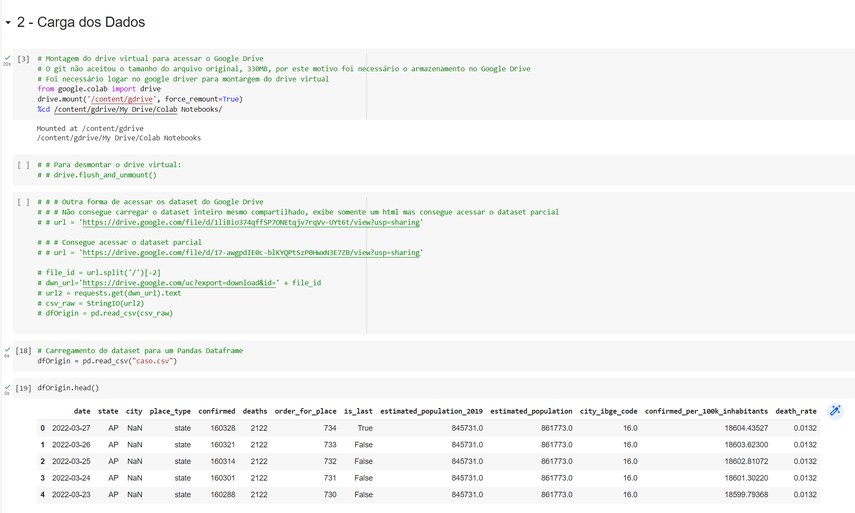
#> input picture CargaDosDados.PNG, 855 x 513 px, shrunk from 2003 x 1203 before the run, found by its file name
$ jupyter execute --allow-errors MVP_Weverson.ipynb
#> lines starting #> are read from the running program, lines starting #| are printed output that depends on the picture
<a href="https://colab.research.google.com/github/weversonmachado/MVP_CD/blob/main/MVP_Weverson.ipynb" target="_parent"></a>

[cell 1]
# MVP - Weverson Machado de Oliveira
# Fonte do dataset: https://brasil.io/dataset/covid19/files/

# 1 - Definição do problema

O dataset utilizado foi de casos de Covid registrados em 5298 cidades do Brasil entre os dias 25 de fevereiro de 2020 e 27 de março de 2022. O dataset apresenta diversos atributos como as cidades e estados onde foram feitos os registros, assim como,os casos confirmados, mortes e taxa de mortalidade dentre outros.
O dataset pode ser baixado do link: https://data.brasil.io/dataset/covid19/caso.csv.gz.

# Observação
  Devido ao dataset ser muito grande, o Git não pôde suportar o armazenamento do mesmo. Uma solução foi o armazenamento no Google Drive.

  O Google Drive pediu para fazer o login na conta do Google por este motivo foi feito prints da execução do código e upado para o Git. Logo abaixo no código é exibido as imagens da execução.

  Um subdataset foi extraido do dataset original e comitado para o Git. Este dataset foi possível abrir no Colab. Logo apóas as imagens vem a execução da segunda etapa dos códigos.

[cell 2]
# Configuração para não exibir os warnings
import warnings
warnings.filterwarnings("ignore")

# Importações
import pandas as pd
import numpy
import sys
import requests
from io import BytesIO
from io import StringIO
from PIL import Image
import itertools
import missingno as ms # para tratamento de missings
import matplotlib.pyplot as plt
from matplotlib import cm
import seaborn as sns
from sklearn.preprocessing import MinMaxScaler # normalização
from sklearn.preprocessing import StandardScaler # padronização

numpy.set_printoptions(threshold=sys.maxsize) # Propriedade setada para exibir "todos" os dados na tela e não somente uma parte no colab

# 2 - Carga dos Dados

[cell 3]
# # Montagem do drive virtual para acessar o Google Drive
# # O git não aceitou o tamanho do arquivo original, 330MB, por este motivo foi necessário o armazenamento no Google Drive
# # Foi necessário logar no google driver para montargem do drive virtual
# from google.colab import drive
# drive.mount('/content/gdrive', force_remount=True)
# %cd /content/gdrive/My Drive/Colab Notebooks/

[cell 4]
# # Para desmontar o drive virtual:
# # drive.flush_and_unmount()

[cell 5]
# # # Outra forma de acessar os dataset do Google Drive
# # # Não consegue carregar o dataset inteiro mesmo compartilhado, exibe somente um html mas consegue acessar o subdataset
# # url = 'https://drive.google.com/file/d/1liBio374qffSP7ONEtqjv7rqVv-UYt6t/view?usp=sharing'

# # # Consegue acessar o dataset parcial
# # url = 'https://drive.google.com/file/d/17-awgpdIE0c-blKYQPtSzP0HwxN3E7ZB/view?usp=sharing'

# file_id = url.split('/')[-2]
# dwn_url='https://drive.google.com/uc?export=download&id=' + file_id
# url2 = requests.get(dwn_url).text
# csv_raw = StringIO(url2)
# dfOrigin = pd.read_csv(csv_raw)

[cell 6]
# # Carregamento do dataset para um Pandas Dataframe
# dfOrigin = pd.read_csv("caso.csv")

[cell 7]
# dfOrigin.head()

# 3 - Análise dos Dados

[cell 8]
# # Mostas as dimensões do dataset e a data inicial e final da coleta de dados
# print(dfOrigin.shape)
# print(dfOrigin['date'].min())
# print(dfOrigin['date'].max())

[cell 9]
# Exibe o nome das colunas do dataset original
# dfOrigin.columns

[cell 10]
# # Renomeando os nomes das colunas
# dfOrigin = dfOrigin.rename(columns={'date':'data', 'state':'estado','city':'cidade','place_type':'tipo_de_lugar', 'confirmed':'confirmado', 'deaths':'mortes',
#        'order_for_place':'pedido_de_lugar', 'is_last':'ultima_atualizacao', 'estimated_population_2019':'populacao_estimada_2019',
#        'estimated_population':'populacao_estimada', 'city_ibge_code':'codigo_ibge_cidade',
#        'confirmed_per_100k_inhabitants':'confirmado_por_100k_habitantes', 'death_rate':'taxa_mortalidade'})

[cell 11]
# # Novos nomes das colunas
# dfOrigin.columns

[cell 12]
# # Mostra as 10 primeiras linhas do dataset
# dfOrigin.head(10)

[cell 13]
# # Mostra as 10 últimas linhas do dataset
# dfOrigin.tail(10)

[cell 14]
# # Verificando nulls no dataset
# dfOrigin.isnull().sum()

[cell 15]
# # Removendo as cidades (estado) como null
# dfOrigin.dropna(subset=['cidade'], inplace=True)

[cell 16]
# # Exibindo as cidades pesquisadas
# print(len(dfOrigin['cidade'].unique()))
# print(dfOrigin['cidade'].unique())

[cell 17]
# [10 lines of commented-out code are left out]

[cell 18]
# # Criando um subdataframe com as cidades listadas em cityListTrue
# dfCovidCity = dfOrigin.loc[dfOrigin['cidade'].isin(cityListTrue)]

# print(len(dfCovidCity['cidade'].unique()))
# print(dfCovidCity['cidade'].unique())

[cell 19]
# dfCovidCity

[cell 20]
# # Ordenando o datafram por cidade e data
# dfCovidCity = dfCovidCity.sort_values(['cidade', 'data'])
# dfCovidCity

[cell 21]
# # Salvando o dataframe do Google Drive (359KB)
# # Este é o arquivo que será enviador para o Git
# dfCovidCity = dfCovidCity.reset_index(drop=True)
# dfCovidCity.to_csv("CovidCity.csv")

[cell 22]
# # Desmontando o drive virtual do Google Drive
# drive.flush_and_unmount()

[cell 23]
# Fazendo a leitura das imagens da execução do código acima
urlMontageDriveLeitura = 'https://github.com/weversonmachado/MVP_CD/raw/mvp/CargaDosDados.PNG'
pageMontageDriveLeitura = requests.get(urlMontageDriveLeitura)
Image.open(BytesIO(pageMontageDriveLeitura.content))

[cell 24]
urlAnaliseDeDados = 'https://github.com/weversonmachado/MVP_CD/raw/mvp/AnaliseDeDados1.PNG'
pageAnaliseDeDados = requests.get(urlAnaliseDeDados)
Image.open(BytesIO(pageAnaliseDeDados.content))
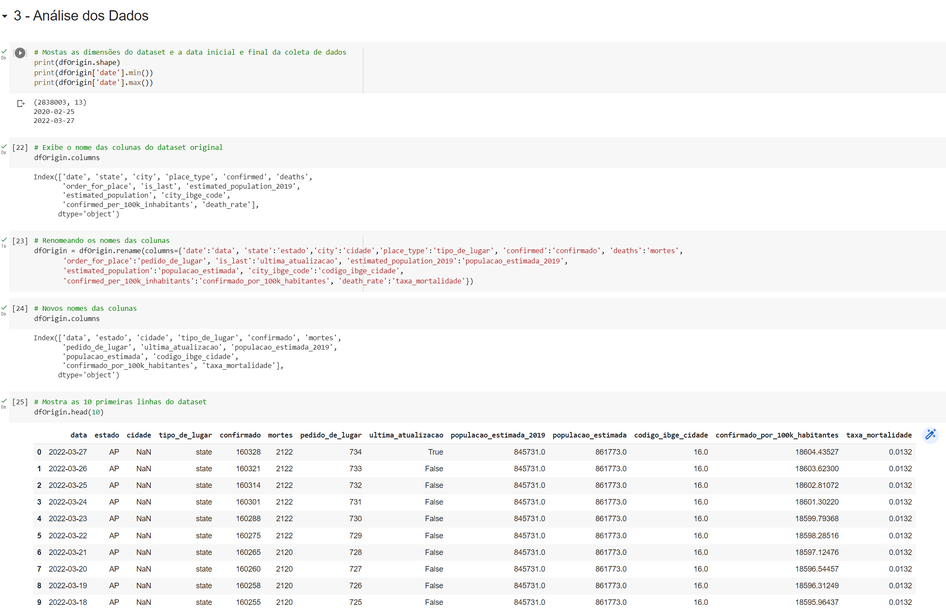
#> input picture AnaliseDeDados1.PNG, 946 x 616 px, shrunk from 2216 x 1443 before the run, found by its file name

[cell 25]
urlAnaliseDeDados = 'https://github.com/weversonmachado/MVP_CD/raw/mvp/AnaliseDeDados2.PNG'
pageAnaliseDeDados = requests.get(urlAnaliseDeDados)
Image.open(BytesIO(pageAnaliseDeDados.content))
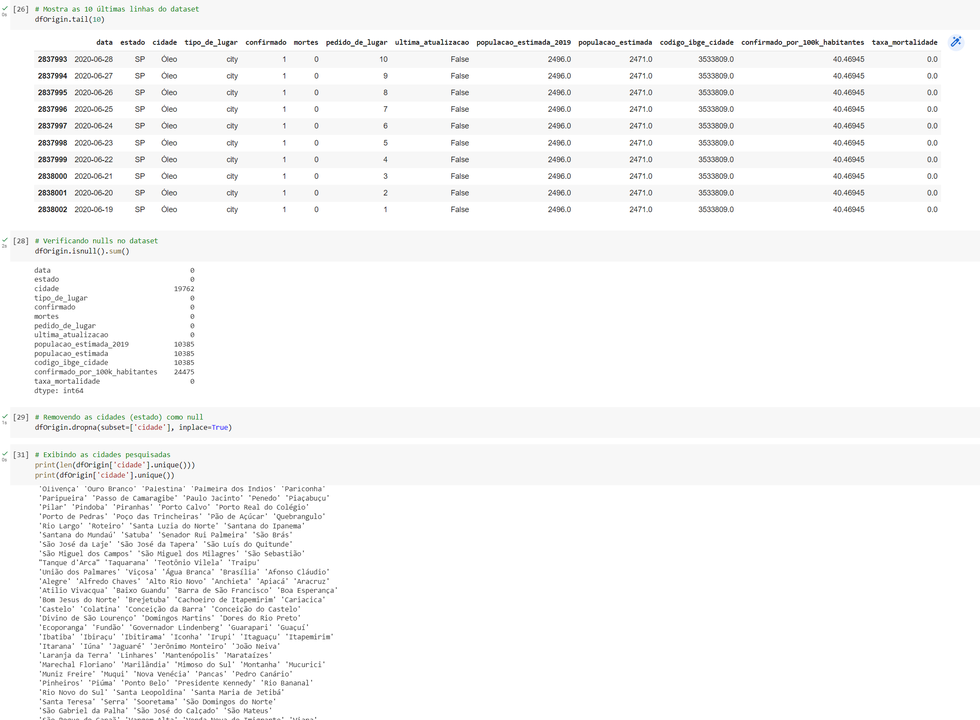
#> input picture AnaliseDeDados2.PNG, 980 x 720 px, shrunk from 2296 x 1687 before the run, found by its file name

[cell 26]
urlAnaliseDeDados = 'https://github.com/weversonmachado/MVP_CD/raw/mvp/AnaliseDeDados3.PNG'
pageAnaliseDeDados = requests.get(urlAnaliseDeDados)
Image.open(BytesIO(pageAnaliseDeDados.content))
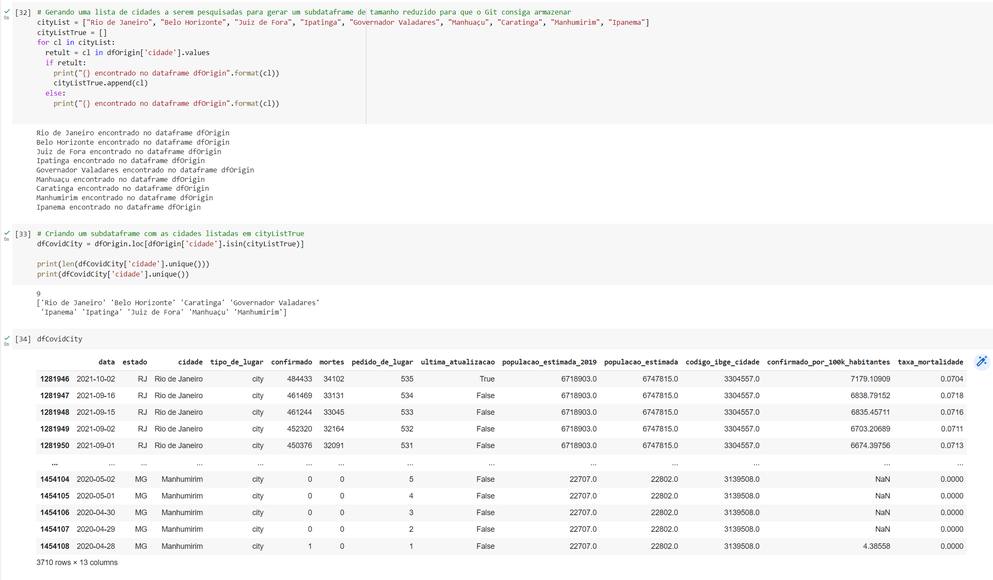
#> input picture AnaliseDeDados3.PNG, 993 x 580 px, shrunk from 2326 x 1359 before the run, found by its file name

[cell 27]
urlAnaliseDeDados = 'https://github.com/weversonmachado/MVP_CD/raw/mvp/AnaliseDeDados4.PNG'
pageAnaliseDeDados = requests.get(urlAnaliseDeDados)
Image.open(BytesIO(pageAnaliseDeDados.content))
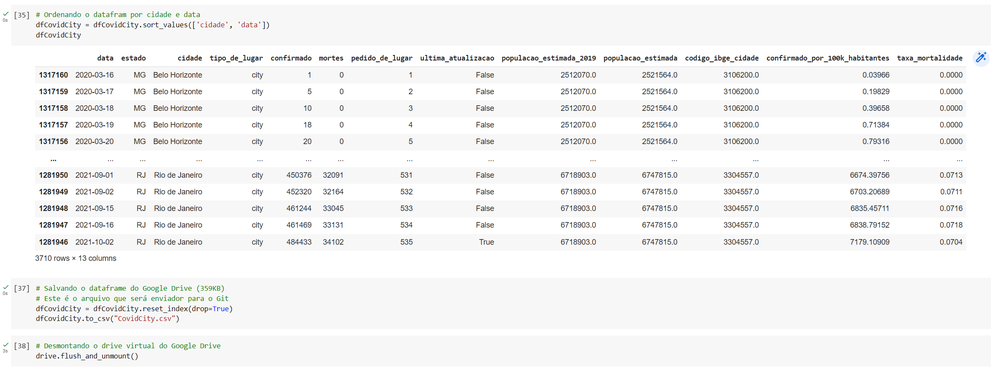
#> input picture AnaliseDeDados4.PNG, 991 x 367 px, shrunk from 2322 x 861 before the run, found by its file name
